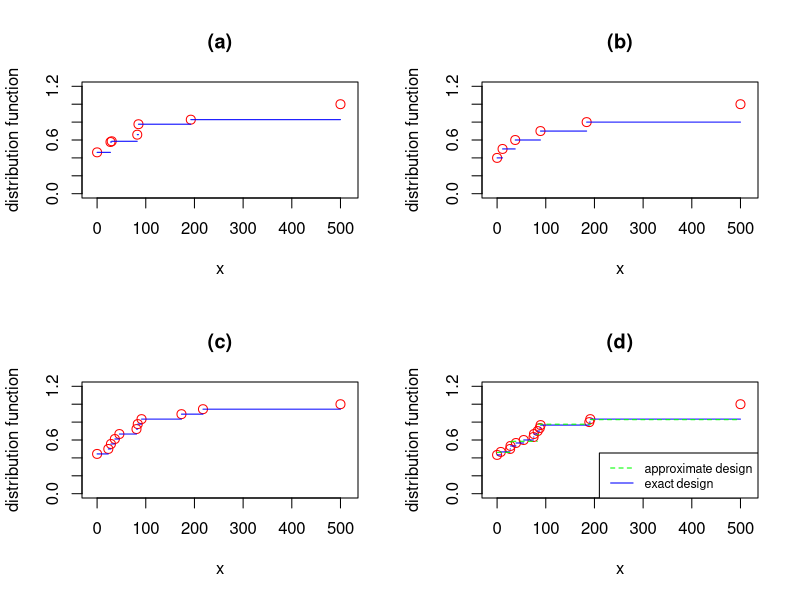

Recreate this plot in R.
par(mfrow = c(2, 2), cex = 1)

xa <- c(0, 27.5, 30, 82.5, 85, 192.5, 500)
wa <- c(0.4621, 0.1155, 0.0084, 0.0735, 0.1168, 0.051, 0.1727)
sum(wa)

ya <- cumsum(wa)/sum(wa)


plot(xa, ya, xlab = "x", ylab = "distribution function", ylim = c(0, 1.2),
     xlim = c(-10, 515), col = "red", cex = 1.2, main = "(a)")
ma <- length(xa)


for (i in c(1:(ma - 1))) {
  lines(c(xa[i], xa[i + 1]), c(ya[i], ya[i]), col = "blue")
}


# Exact designs n=10 ------------------------------------------------------
t1 <- c(0, 4)
t2 <- c(11.2191, 1)
t3 <- c(37.2388, 1)
t4 <- c(89.1068, 1)
t5 <- c(183.974, 1)
t6 <- c(500, 2)



Dn10 <- rbind(t1, t2, t3, t4, t5, t6)
xn10 <- Dn10[, 1]
wn10 <- Dn10[, 2]
yn10 <- cumsum(wn10)/sum(wn10)

plot(xn10, yn10, xlab = "x", ylab = "distribution function", ylim = c(0,
                                                                      1.2), xlim = c(-10, 515), col = "red", cex = 1.2, main = "(b)")
m <- length(xn10)


for (i in c(1:(m - 1))) {
  lines(c(xn10[i], xn10[i + 1]), c(yn10[i], yn10[i]), col = "blue")
}



# n=20 --------------------------------------------------------------------
t1 <- c(0, 8)
t2 <- c(23.068, 1)
t3 <- c(28.471, 1)
t4 <- c(36.477, 1)

t5 <- c(45.771, 1)
t6 <- c(80.954, 1)
t7 <- c(83.54, 1)
t8 <- c(91.296, 1)
t9 <- c(173.32, 1)
t10 <- c(217.51, 1)
t11 <- c(500, 1)
t12 <- c(500, 3)

    
Dn20 <- rbind(t1, t2, t3, t4, t5, t6, t7, t8, t9, t10, t11)
xn20 <- Dn20[, 1]
wn20 <- Dn20[, 2]
yn20 <- cumsum(wn20)/sum(wn20)

plot(xn20, yn20, xlab = "x", 
     ylab = "distribution function", 
     ylim = c(0, 1.2), xlim = c(-10, 515), col = "red", cex = 1.2, main = "(c)")
m <- length(xn20)


for (i in c(1:(m - 1))) {
  lines(c(xn20[i], xn20[i + 1]), c(yn20[i], yn20[i]), col = "blue")
}


# n=30 --------------------------------------------------------------------
t1 <- c(0, 13)
t2 <- c(7.6376, 1)
t3 <- c(26.7806, 1)
t4 <- c(27.5205, 1)
t5 <- c(38.7469, 1)
t6 <- c(54.6413, 1)
t7 <- c(74.8983, 1)
t8 <- c(75.7292, 1)
t9 <- c(83.3478, 1)
t10 <- c(87.5968, 1)
t11 <- c(89.3609, 1)
t12 <- c(189.4826, 1)
t13 <- c(191.4374, 1)
t14 <- c(500, 5)



Dn30 <- rbind(t1, t2, t3, t4, t5, t6, t7, t8, t9, t10, t11, t12, t13, t14)
xn30 <- Dn30[, 1]
wn30 <- Dn30[, 2]
yn30 <- cumsum(wn30)/sum(wn30)

plot(xn30, yn30, xlab = "x", ylab = "distribution function", 
     ylim = c(0, 1.2), xlim = c(-10, 515), col = "red", cex = 1.2, main = "(d)")
m <- length(xn30)


for (i in c(1:(m - 1))) {
  lines(c(xn30[i], xn30[i + 1]), c(yn30[i], yn30[i]), col = "blue")
}


for (i in c(1:(ma - 1))) {
  lines(c(xa[i], xa[i + 1]), c(ya[i], ya[i]), col = "green", lty = 2)
}

legend("bottomright", legend = c("approximate design", "exact design"),
       lty = c(2, 1), col = c("green", "blue"), cex = 0.75)